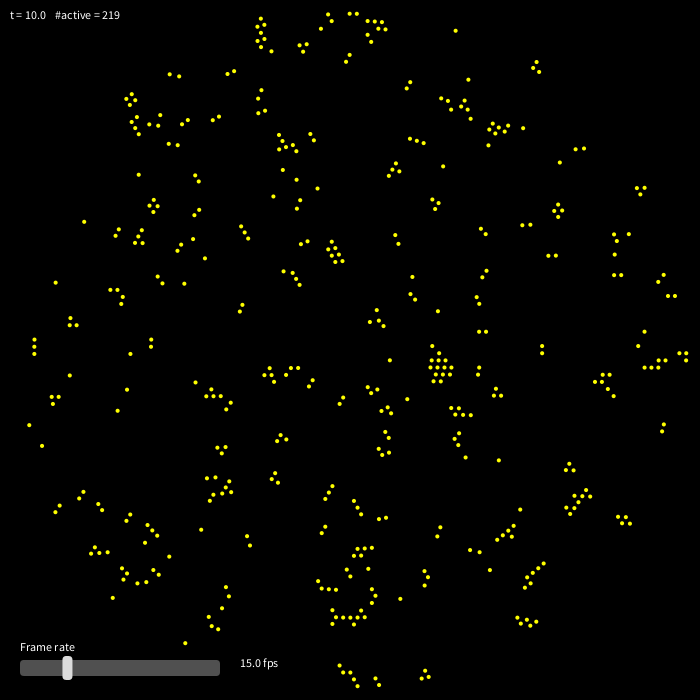
Frame 1 (no input)
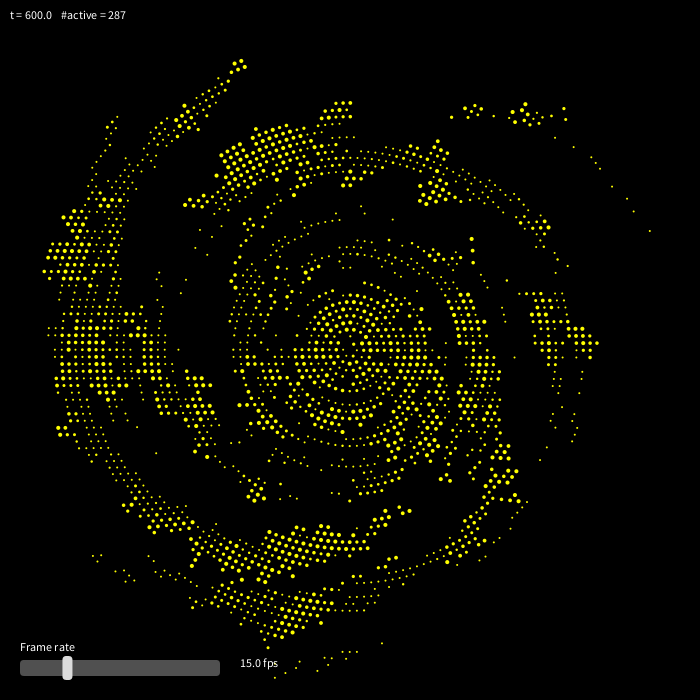
Frame 60 (the mouse pressed at the canvas centre just before this capture)
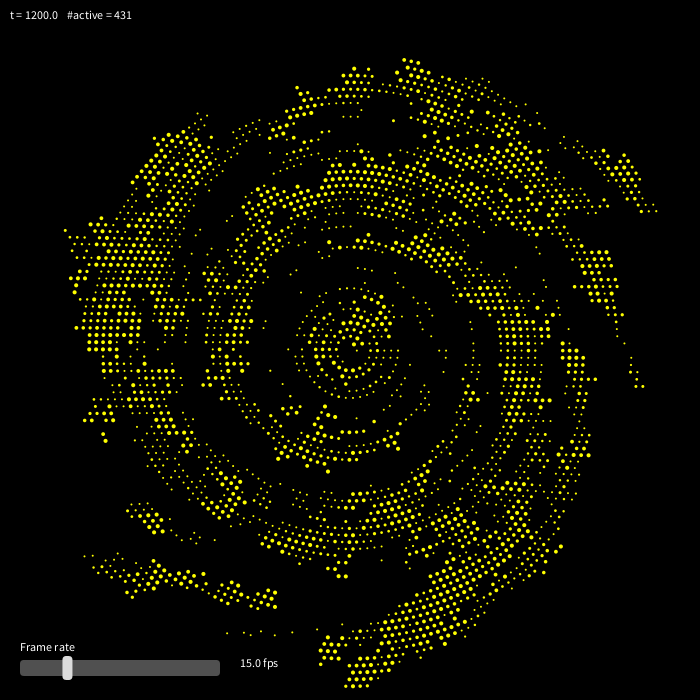
Frame 120 (the mouse held since frame 60 and released just before this capture)

The Processing sketch that drew these frames (run headless with seeded random() and noise(); from frame 60 on, the mouse is pressed at the canvas centre):

// Processing sketch: osp_galaxy_app_ch19
// ── osp_galaxy_app_ch19.pde
/*
 * Open Source Physics software is free software as described near the bottom of this code file.
 *
 * For additional information and documentation on Open Source Physics please see: 
 * <http://www.opensourcephysics.org/>
 *
 * Open Source Physics software is free software; you can redistribute
 * it and/or modify it under the terms of the GNU General Public License (GPL) as
 * published by the Free Software Foundation; either version 2 of the License,
 * or(at your option) any later version.
 *
 * Code that uses any portion of the code in the org.opensourcephysics package
 * or any subpackage (subdirectory) of this package must must also be be released
 * under the GNU GPL license.
 *
 * This software is distributed in the hope that it will be useful,
 * but WITHOUT ANY WARRANTY; without even the implied warranty of
 * MERCHANTABILITY or FITNESS FOR A PARTICULAR PURPOSE.  See the
 * GNU General Public License for more details.
 *
 * You should have received a copy of the GNU General Public License
 * along with this; if not, write to the Free Software
 * Foundation, Inc., 59 Temple Place, Suite 330, Boston MA 02111-1307 USA
 * or view the license online at http://www.gnu.org/copyleft/gpl.html
 *
 * Copyright (c) 2007  The Open Source Physics project
 *                     http://www.opensourcephysics.org
 */

/**
 * Processing port of the OSP GalaxyApp (Schulman–Seiden galaxy percolation model).
 */

final float TWO_PI_OVER_6 = TWO_PI / 6.0;

// Model params
int   numberOfRings              = 50;
int   initialNumberOfActiveCells = 200;
float p                          = 0.18;
float v                          = 1.0;
float dt                         = 10.0;

// State
float t = 0;
int numberOfCells;
int numberOfActiveCells;

int[] starLifeTime;
int[] cellR;
int[] cellA;
int[] activeCellLabel;

// Display scaling
float scaleFactor;

// ==== Frame-rate control ====
float userFPS = 15;        // safer default than 30
boolean draggingSlider = false;
float sliderX, sliderY, sliderW, sliderH;

void setup() {
  size(700, 700);
  smooth();

  // slider geometry
  sliderW = 200;
  sliderH = 16;
  sliderX = 20;
  sliderY = height - 40;

  frameRate(userFPS);
  initializeModel();
}

void draw() {
  background(0);

  // ---- Simulation step ----
  t += dt;
  formNewStars();

  noStroke();
  fill(255, 255, 0);

  for (int label = 0; label < numberOfCells; label++) {
    if (starLifeTime[label] > 0) {
      int r = cellR[label];
      int a = cellA[label];

      float angle = TWO_PI_OVER_6 * a / (float) r + (v * t) / (float) r;
      float x = r * cos(angle);
      float y = r * sin(angle);
      float ds = starLifeTime[label] / 15.0;

      float sx = width * 0.5 + x * scaleFactor;
      float sy = height * 0.5 - y * scaleFactor;

      float sizePix = max(2, ds * scaleFactor * 0.6);
      ellipse(sx, sy, sizePix, sizePix);

      starLifeTime[label]--;
    }
  }

  // ---- HUD ----
  fill(255);
  textAlign(LEFT, TOP);
  text("t = " + nf(t, 1, 1) + "    #active = " + numberOfActiveCells, 10, 10);

  drawFPSControl();
}

// ------------------ Slider UI ------------------

void drawFPSControl() {
  fill(255);
  text("Frame rate", sliderX, sliderY - 18);

  // slider background
  fill(80);
  rect(sliderX, sliderY, sliderW, sliderH, 4);

  // handle position
  float handleX = sliderX + map(userFPS, 1, 60, 0, sliderW);

  fill(220);
  rect(handleX - 5, sliderY - 4, 10, sliderH + 8, 4);

  fill(255);
  text(nf(userFPS, 1, 1) + " fps", sliderX + sliderW + 20, sliderY - 2);
}

void mousePressed() {
  if (mouseY > sliderY - 5 && mouseY < sliderY + sliderH + 5 &&
      mouseX > sliderX && mouseX < sliderX + sliderW) {
    draggingSlider = true;
    updateFPSFromMouse();
  }
}

void mouseDragged() {
  if (draggingSlider) {
    updateFPSFromMouse();
  }
}

void mouseReleased() {
  draggingSlider = false;
}

void updateFPSFromMouse() {
  float pos = constrain(mouseX, sliderX, sliderX + sliderW);
  userFPS = map(pos - sliderX, 0, sliderW, 1, 60);
  frameRate(userFPS);
}

// ------------------ Keyboard control ------------------
void keyPressed() {
  if (key == '[') {
    userFPS = max(1, userFPS - 2);
    frameRate(userFPS);
  } 
  else if (key == ']') {
    userFPS = min(60, userFPS + 2);
    frameRate(userFPS);
  } 
  else if (key == 'r' || key == 'R') {
    initializeModel();
  }
}

// ------------------ Model code unchanged ------------------

void initializeModel() {
  t = 0;

  numberOfCells = 3 * numberOfRings * (numberOfRings + 1);

  cellR = new int[numberOfCells];
  cellA = new int[numberOfCells];
  starLifeTime = new int[numberOfCells];
  activeCellLabel = new int[numberOfCells];

  int cellLabel = 0;

  for (int r = 1; r <= numberOfRings; r++) {
    for (int a = 0; a < r * 6; a++) {
      cellR[cellLabel] = r;
      cellA[cellLabel] = a;
      cellLabel++;
    }
  }

  numberOfActiveCells = initialNumberOfActiveCells;

  for (int i = 0; i < numberOfCells; i++) {
    starLifeTime[i] = 0;
  }
  initializeGalaxy();

  scaleFactor = min(width, height) / (2.0 * (numberOfRings + 1.0));
}

void initializeGalaxy() {
  int i = 0;
  while (i < initialNumberOfActiveCells) {
    int label = (int)(random(numberOfCells));
    if (starLifeTime[label] != 15) {
      starLifeTime[label] = 15;
      activeCellLabel[i] = label;
      i++;
    }
  }
}

void formNewStars() {
  int[] current = activeCellLabel.clone();
  int currentN = numberOfActiveCells;
  numberOfActiveCells = 0;

  for (int i = 0; i < currentN; i++) {
    int label = current[i];
    int r = cellR[label];
    int a = cellA[label];

    createStars(r, pbc(a + 1, r));
    createStars(r, pbc(a - 1, r));

    if (r < numberOfRings - 1) {
      int ap = aForOtherRadius(a, r, r + 1);
      createStars(r + 1, pbc(ap, r + 1));
      createStars(r + 1, pbc(ap + 1, r + 1));
    }

    if (r > 1) {
      int am = aForOtherRadius(a, r, r - 1);
      createStars(r - 1, pbc(am, r - 1));
      createStars(r - 1, pbc(am + 1, r - 1));
    }
  }
}

int pbc(int a, int r) {
  int m = 6 * r;
  return (a % m + m) % m;
}

int aForOtherRadius(int a, int r, int rOther) {
  float angle = TWO_PI_OVER_6 * a / (float) r + (v * t) / (float) r;
  angle -= TWO_PI * (int)(angle / TWO_PI);

  float angleChange = (v * t) / (float) rOther;
  angleChange -= TWO_PI * (int)(angleChange / TWO_PI);

  return (int)((rOther / TWO_PI_OVER_6) * (angle - angleChange));
}

void createStars(int r, int a) {
  int label = a + 3 * r * (r - 1);
  if (random(1) < p && starLifeTime[label] != 15) {
    activeCellLabel[numberOfActiveCells] = label;
    numberOfActiveCells++;
    starLifeTime[label] = 15;
  }
}
